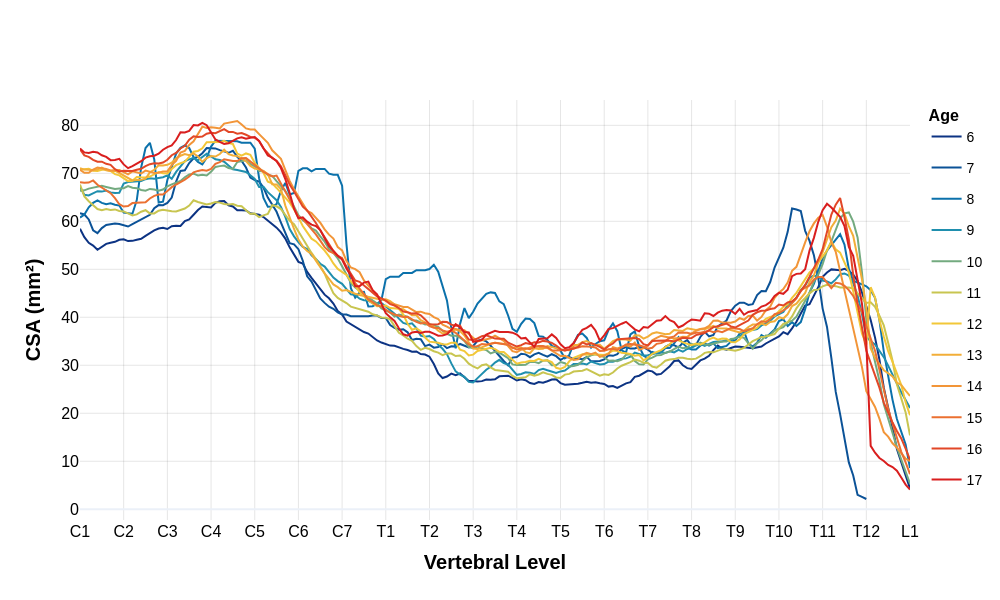

The notebook cell saved with this chart:
### Markdown cell above
#### 1.3 Male

### Code cell
plot_morphometrics(morphometrics_df, 'CSA','CSA (mm²)', sex='M')

### Figure 1 — Plotly figure (JSON) as saved in the notebook; plotly's stock layout.template omitted (floating-point values rounded to 4 significant figures; data arrays with more than 128 entries replaced by an {"elided": "..."} marker saying what was removed)
{"data": [{"legendgroup": "Age 6", "line": {"color": "rgb(12, 51, 131)", "width": 2}, "marker": {"size": 6}, "mode": "lines", "name": "6", "type": "scatter", "x": {"elided": "191 float values"}, "y": {"elided": "191 float values"}}, {"legendgroup": "Age 7", "line": {"color": "rgb(11, 82, 151)", "width": 2}, "marker": {"size": 6}, "mode": "lines", "name": "7", "type": "scatter", "x": {"elided": "181 float values"}, "y": {"elided": "181 float values"}}, {"legendgroup": "Age 8", "line": {"color": "rgb(11, 113, 171)", "width": 2}, "marker": {"size": 6}, "mode": "lines", "name": "8", "type": "scatter", "x": {"elided": "191 float values"}, "y": {"elided": "191 float values"}}, {"legendgroup": "Age 9", "line": {"color": "rgb(31, 143, 174)", "width": 2}, "marker": {"size": 6}, "mode": "lines", "name": "9", "type": "scatter", "x": {"elided": "191 float values"}, "y": {"elided": "191 float values"}}, {"legendgroup": "Age 10", "line": {"color": "rgb(115, 170, 127)", "width": 2}, "marker": {"size": 6}, "mode": "lines", "name": "10", "type": "scatter", "x": {"elided": "191 float values"}, "y": {"elided": "191 float values"}}, {"legendgroup": "Age 11", "line": {"color": "rgb(200, 197, 80)", "width": 2}, "marker": {"size": 6}, "mode": "lines", "name": "11", "type": "scatter", "x": {"elided": "191 float values"}, "y": {"elided": "191 float values"}}, {"legendgroup": "Age 12", "line": {"color": "rgb(242, 199, 56)", "width": 2}, "marker": {"size": 6}, "mode": "lines", "name": "12", "type": "scatter", "x": {"elided": "191 float values"}, "y": {"elided": "191 float values"}}, {"legendgroup": "Age 13", "line": {"color": "rgb(242, 174, 56)", "width": 2}, "marker": {"size": 6}, "mode": "lines", "name": "13", "type": "scatter", "x": {"elided": "191 float values"}, "y": {"elided": "191 float values"}}, {"legendgroup": "Age 14", "line": {"color": "rgb(242, 149, 56)", "width": 2}, "marker": {"size": 6}, "mode": "lines", "name": "14", "type": "scatter", "x": {"elided": "191 float values"}, "y": {"elided": "191 float values"}}, {"legendgroup": "Age 15", "line": {"color": "rgb(235, 112, 49)", "width": 2}, "marker": {"size": 6}, "mode": "lines", "name": "15", "type": "scatter", "x": {"elided": "191 float values"}, "y": {"elided": "191 float values"}}, {"legendgroup": "Age 16", "line": {"color": "rgb(226, 71, 39)", "width": 2}, "marker": {"size": 6}, "mode": "lines", "name": "16", "type": "scatter", "x": {"elided": "191 float values"}, "y": {"elided": "191 float values"}}, {"legendgroup": "Age 17", "line": {"color": "rgb(217, 30, 30)", "width": 2}, "marker": {"size": 6}, "mode": "lines", "name": "17", "type": "scatter", "x": {"elided": "191 float values"}, "y": {"elided": "191 float values"}}], "layout": {"height": 600, "legend": {"font": {"color": "black", "family": "Arial", "size": 14}, "title": {"font": {"color": "black", "family": "Arial", "size": 16, "weight": "bold"}, "text": "Age"}}, "title": {"text": " "}, "width": 1000, "xaxis": {"gridcolor": "rgba(0, 0, 0, 0.1)", "tickangle": 0, "tickcolor": "black", "tickfont": {"color": "black", "family": "Arial", "size": 16}, "tickmode": "array", "ticktext": ["C1", "C2", "C3", "C4", "C5", "C6", "C7", "T1", "T2", "T3", "T4", "T5", "T6", "T7", "T8", "T9", "T10", "T11", "T12", "L1"], "tickvals": [1, 2, 3, 4, 5, 6, 7, 8, 9, 10, 11, 12, 13, 14, 15, 16, 17, 18, 19, 20], "title": {"font": {"color": "black", "family": "Arial", "size": 20, "weight": "bold"}, "text": "Vertebral Level"}}, "yaxis": {"gridcolor": "rgba(0, 0, 0, 0.1)", "tickcolor": "black", "tickfont": {"color": "black", "family": "Arial", "size": 16}, "title": {"font": {"color": "black", "family": "Arial", "size": 20, "weight": "bold"}, "text": "CSA (mm²)"}}}}
